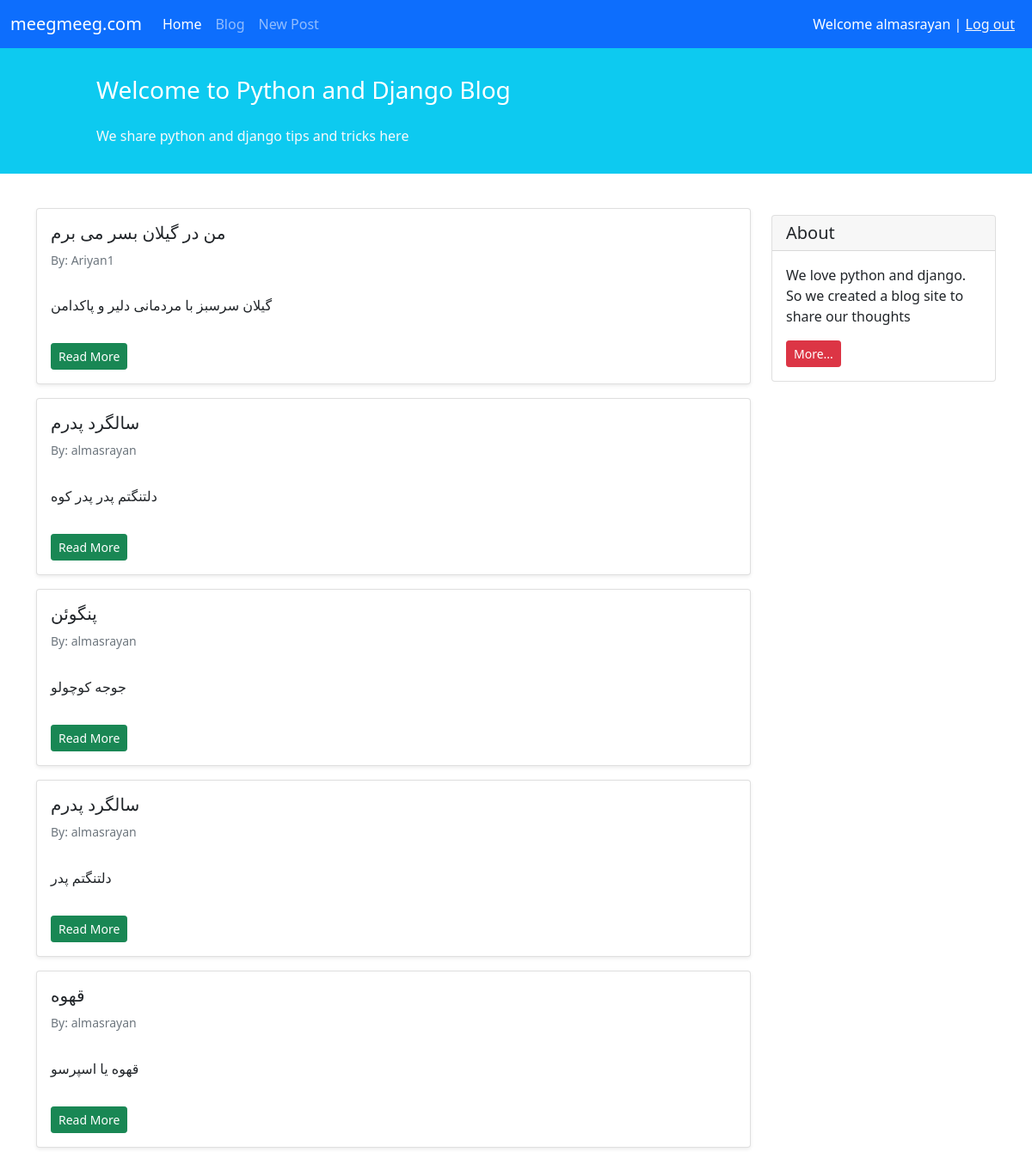
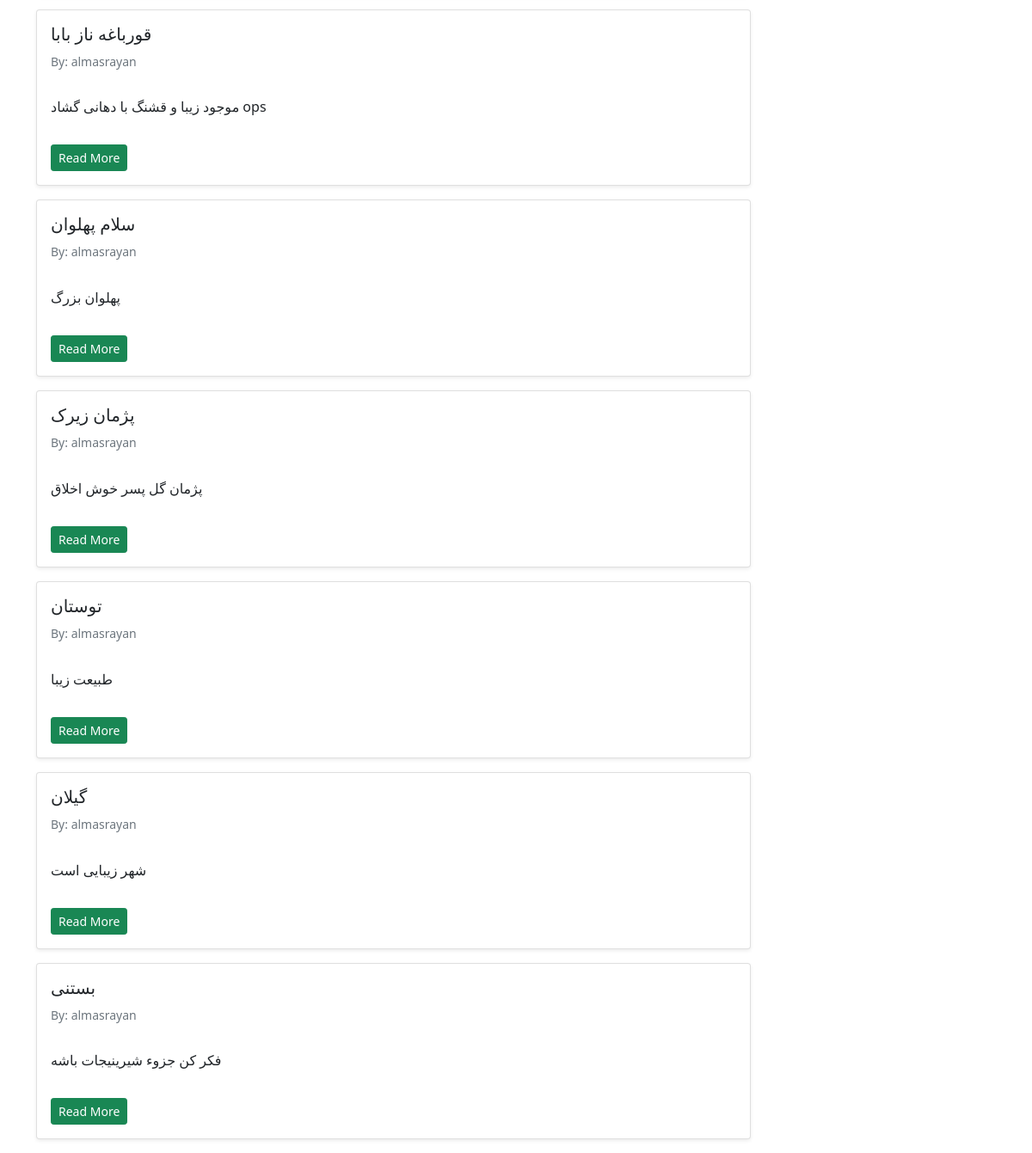
Page /blog/ (signed in) on the committed database (2 pictures, top to bottom).
### blog/models.py (models this page shows, shortened)
class Post(models.Model):
    STATUS_CHOICES =(
        ('pub','Published'),
        ('drf','Draft'),
    )
    title = models.CharField(max_length=100)
    text = models.TextField()
    author = models.ForeignKey('auth.User',on_delete=models.CASCADE)
    datetime_created = models.DateTimeField(auto_now_add=True)
    datetime_modified = models.DateTimeField(auto_now=True)
    status = models.CharField(choices=STATUS_CHOICES,max_length=3)

### blog/views.py (the view)
# urls.py: path('', views.PostListView.as_view(), name='posts_list'),
class PostListView(generic.ListView):
    template_name = 'blog/posts_list.html'
    context_object_name = 'posts_list'
    def get_queryset(self):
        return Post.objects.filter(status='pub').order_by('-datetime_modified')

### blog/templates/blog/posts_list.html (shortened to what this page needs)
{% extends '_base.html' %}
{% block content %}
    <div class="container mt-4">
        <div class="row">
            <div class="col-9">
                {% for post in posts_list %}
                    <div class="card shadow-sm my-3">
                        <div class="card-body">
                            <h5 class="card-title">{{ post.title }}</h5>
                            <h6 class="card-subtitle mb-2 text-muted small py-2">By: {{ post.author }}</h6>
                            <p class="card-text py-3">
                                {{ post.text }}
                            </p>
                            <a href="{% url 'post_detail' post.id %}" class="btn btn-sm btn-success">Read More</a>   <! blog/{{ post.id }} >
                        </div>
                    </div>
                {% endfor %}
            </div>
            <div class="col-3">
                    <div class="card my-4">
                        <h5 class="card-header">About</h5>
                        <div class="card-body">
                            <p class="card-text">We love python and django. So we created a blog site to share our
                                thoughts</p>
                            <a href="#"
                               class="btn btn-sm btn-danger">
                                More...
                            </a>
                        </div>
                    </div>
            </div>
        </div>
    </div>
{% endblock content %}

### templates/_base.html (shortened to what this page needs)
<!doctype html>
<html lang="en">
<head>
    <link href="https://cdn.jsdelivr.net/npm/bootstrap@5.1.3/dist/css/bootstrap.min.css" rel="stylesheet"
>
</head>
<body>
    <nav class="navbar navbar-expand-lg navbar-dark bg-primary">
        <div class="container-fluid">
            <a class="navbar-brand" href="#">meegmeeg.com</a>
            <div class="collapse navbar-collapse" id="navbarNavAltMarkup">
                <div class="navbar-nav">
                    <a class="nav-link active" aria-current="page" href="{% url 'posts_list' %}">Home</a>
                    <a class="nav-link" href="{% url 'posts_list' %}">Blog</a>
                    <a class="nav-link" href="{% url 'post_create' %}">New Post</a>
                </div>
            </div>
            <div class="mx-2 text-white">
                {% if user.is_authenticated %}
                    Welcome {{ user.username }} | <a class="text-light" href="{% url 'logout' %}">Log out</a>
                {% else %}
                    <a class="text-light" href="{% url 'login' %}">Log In</a> | <a class="text-light" href="{% url 'singup' %}">Sign Up</a>
                {% endif %}
            </div>
        </div>
    </nav>
    <div class="container-fluid bg-info">
        <div class="row py-3">
            <div class="col-md-8 col-md-10 mx-auto">
                <h3 class="my-4 mt-3 text-white">Welcome to Python and Django Blog</h3>
                <p class="text-light">We share python and django tips and tricks here</p>
            </div>
        </div>
    </div>
    {% block content %}
    {% endblock content %}
</body>
</html>

### rows in the picture
Post: title "من در گیلان بسر می برم", author "Ariyan1", text "گیلان سرسبز با مردمانی دلیر و پاکدامن"
Post: title "سالگرد پدرم", author "almasrayan", text "دلتنگتم پدر پدر کوه"
Post: title "پنگوئن", author "almasrayan", text "جوجه کوچولو"
Post: title "سالگرد پدرم", author "almasrayan", text "دلتنگتم پدر"
Post: title "قهوه", author "almasrayan", text "قهوه یا اسپرسو"
Post: title "قورباغه ناز بابا", author "almasrayan", text "موجود زیبا و قشنگ با دهانی گشاد ops"
Post: title "سلام پهلوان", author "almasrayan", text "پهلوان بزرگ"
Post: title "پژمان زیرک", author "almasrayan", text "پژمان گل پسر خوش اخلاق"
Post: title "توستان", author "almasrayan", text "طبیعت زیبا"
Post: title "گیلان", author "almasrayan", text "شهر زیبایی است"
Post: title "بستنی", author "almasrayan", text "فکر کن جزوء شیرینیجات باشه"

### other values in the picture
{{ user.username }} "almasrayan"
